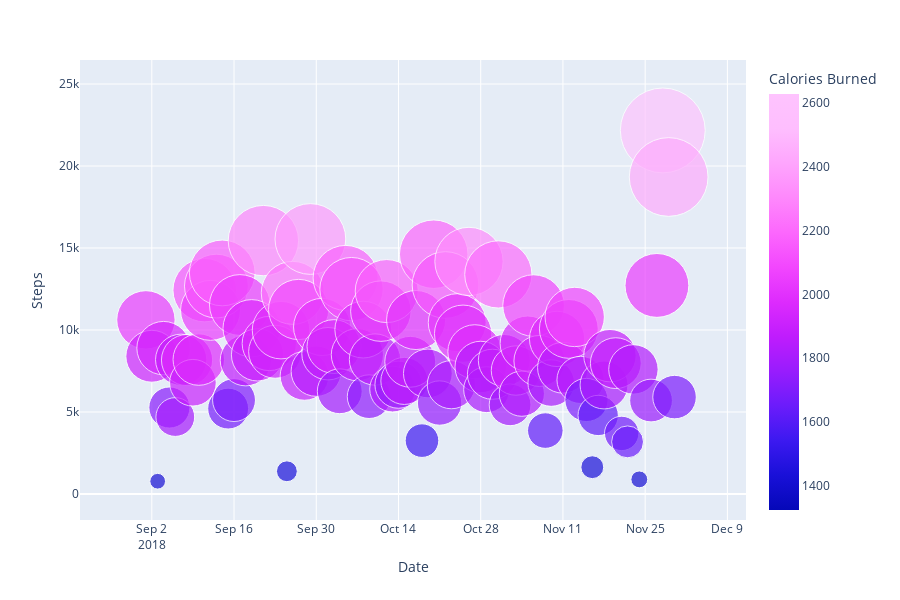

Notebook code cell kept with this figure:
### Markdown cell above
# Minimal change in steps over time, just slight decrease over the course of the term followed by some outliers at the beginning of winter break when I was traveling

# Calories Burned, Steps, and Distance all closely related

### Code cell
px.scatter(fall_summary, x="Date", y="Steps", color="Calories Burned", 
           size="Distance", size_max=60, hover_name="Date")
